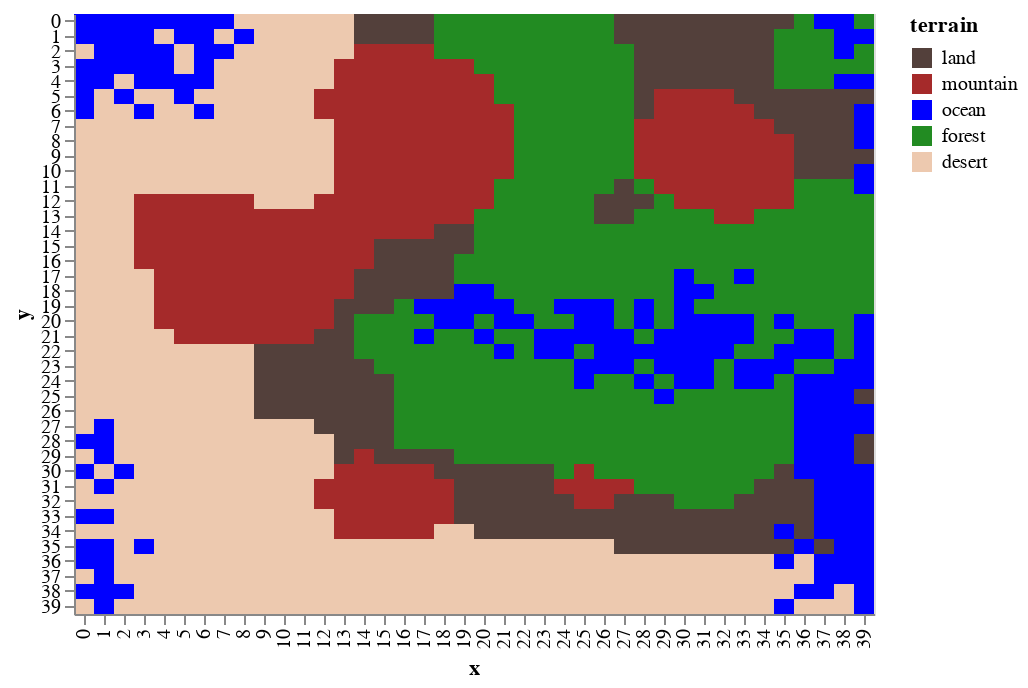

The notebook cell saved with this chart:
### Code cell
landscape.desert_threshold = 2
landscape.forest_threshold = 25

def set_ecology(x):
    if x.terrain == "ocean":
        return x.terrain
    if x.terrain == "mountain":
        return x.terrain
    if x.rainfall > landscape.forest_threshold:
        return "forest"
    if x.rainfall < landscape.desert_threshold:
        return "desert"
    return x.terrain


world.df_features['terrain'] = world.df_features.apply(set_ecology,axis =1 )
draw.drawterrainadvanced(world.df_features)

### Figure 1 — Vega-Lite specification as saved in the notebook (floating-point values rounded to 4 significant figures; data arrays with more than 128 entries replaced by an {"elided": "..."} marker saying what was removed)
{"$schema": "https://vega.github.io/schema/vega-lite/v2.6.0.json", "config": {"view": {"height": 300, "width": 400}}, "data": {"name": "data-97b0b473f031e67c8145835350a5c3be"}, "datasets": {"data-97b0b473f031e67c8145835350a5c3be": {"elided": "1600 records"}}, "encoding": {"color": {"field": "terrain", "scale": {"domain": ["land", "mountain", "ocean", "forest", "desert"], "range": ["#53403B", "brown", "blue", "#228b22", "#edc9af"]}, "type": "nominal"}, "x": {"field": "x", "type": "ordinal"}, "y": {"field": "y", "type": "ordinal"}}, "mark": "rect"}
